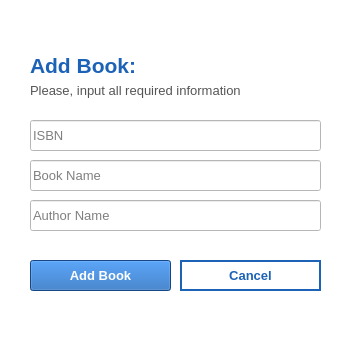
<?xml version="1.0" encoding="UTF-8"?>
<ui version="4.0">
 <class>Dialog</class>
 <widget class="QMainWindow" name="window">
  <property name="geometry">
   <rect>
    <x>0</x>
    <y>0</y>
    <width>353</width>
    <height>340</height>
   </rect>
  </property>
  <property name="windowTitle">
   <string>Dialog</string>
  </property>
  <property name="styleSheet">
   <string notr="true">background-color: rgb(255, 255, 255);</string>
  </property>
  <widget class="QLineEdit" name="name">
   <property name="geometry">
    <rect>
     <x>30</x>
     <y>160</y>
     <width>291</width>
     <height>31</height>
    </rect>
   </property>
   <property name="font">
    <font>
     <pointsize>10</pointsize>
    </font>
   </property>
   <property name="inputMask">
    <string/>
   </property>
   <property name="text">
    <string/>
   </property>
   <property name="placeholderText">
    <string>Book Name</string>
   </property>
  </widget>
  <widget class="QLabel" name="label_2">
   <property name="geometry">
    <rect>
     <x>30</x>
     <y>80</y>
     <width>291</width>
     <height>21</height>
    </rect>
   </property>
   <property name="font">
    <font>
     <pointsize>10</pointsize>
    </font>
   </property>
   <property name="styleSheet">
    <string notr="true">color:rgb(85, 85, 85)</string>
   </property>
   <property name="text">
    <string>Please, input all required information</string>
   </property>
   <property name="textFormat">
    <enum>Qt::AutoText</enum>
   </property>
  </widget>
  <widget class="QLineEdit" name="isbn">
   <property name="geometry">
    <rect>
     <x>30</x>
     <y>120</y>
     <width>291</width>
     <height>31</height>
    </rect>
   </property>
   <property name="font">
    <font>
     <pointsize>10</pointsize>
    </font>
   </property>
   <property name="inputMask">
    <string/>
   </property>
   <property name="text">
    <string/>
   </property>
   <property name="placeholderText">
    <string>ISBN</string>
   </property>
  </widget>
  <widget class="QLabel" name="label">
   <property name="enabled">
    <bool>true</bool>
   </property>
   <property name="geometry">
    <rect>
     <x>30</x>
     <y>50</y>
     <width>291</width>
     <height>31</height>
    </rect>
   </property>
   <property name="font">
    <font>
     <pointsize>16</pointsize>
     <weight>75</weight>
     <bold>true</bold>
    </font>
   </property>
   <property name="styleSheet">
    <string notr="true">color: rgb(28, 99, 183);
</string>
   </property>
   <property name="text">
    <string>Add Book:</string>
   </property>
   <property name="wordWrap">
    <bool>true</bool>
   </property>
  </widget>
  <widget class="QLineEdit" name="author">
   <property name="geometry">
    <rect>
     <x>30</x>
     <y>200</y>
     <width>291</width>
     <height>31</height>
    </rect>
   </property>
   <property name="font">
    <font>
     <pointsize>10</pointsize>
    </font>
   </property>
   <property name="inputMask">
    <string/>
   </property>
   <property name="text">
    <string/>
   </property>
   <property name="placeholderText">
    <string>Author Name</string>
   </property>
  </widget>
  <widget class="QPushButton" name="add">
   <property name="geometry">
    <rect>
     <x>30</x>
     <y>260</y>
     <width>141</width>
     <height>31</height>
    </rect>
   </property>
   <property name="font">
    <font>
     <pointsize>10</pointsize>
     <weight>75</weight>
     <bold>true</bold>
    </font>
   </property>
   <property name="autoFillBackground">
    <bool>false</bool>
   </property>
   <property name="styleSheet">
    <string notr="true">background-color: rgb(28, 99, 183);
color: rgb(255, 255, 255);</string>
   </property>
   <property name="text">
    <string>Add Book</string>
   </property>
   <property name="checkable">
    <bool>false</bool>
   </property>
  </widget>
  <widget class="QPushButton" name="cancel">
   <property name="geometry">
    <rect>
     <x>180</x>
     <y>260</y>
     <width>141</width>
     <height>31</height>
    </rect>
   </property>
   <property name="font">
    <font>
     <pointsize>10</pointsize>
     <weight>75</weight>
     <bold>true</bold>
    </font>
   </property>
   <property name="autoFillBackground">
    <bool>false</bool>
   </property>
   <property name="styleSheet">
    <string notr="true">background-color:   rgb(255, 255, 255);
color: rgb(28, 99, 183);
border: 2px solid  rgb(28, 99, 183);</string>
   </property>
   <property name="text">
    <string>Cancel</string>
   </property>
   <property name="checkable">
    <bool>false</bool>
   </property>
   <property name="autoDefault">
    <bool>true</bool>
   </property>
   <property name="default">
    <bool>false</bool>
   </property>
   <property name="flat">
    <bool>false</bool>
   </property>
  </widget>
  <widget class="QLabel" name="error">
   <property name="geometry">
    <rect>
     <x>30</x>
     <y>235</y>
     <width>291</width>
     <height>21</height>
    </rect>
   </property>
   <property name="font">
    <font>
     <pointsize>8</pointsize>
    </font>
   </property>
   <property name="styleSheet">
    <string notr="true">color: rgb(255, 0, 0)</string>
   </property>
   <property name="text">
    <string/>
   </property>
  </widget>
 </widget>
 <resources/>
 <connections/>
</ui>
